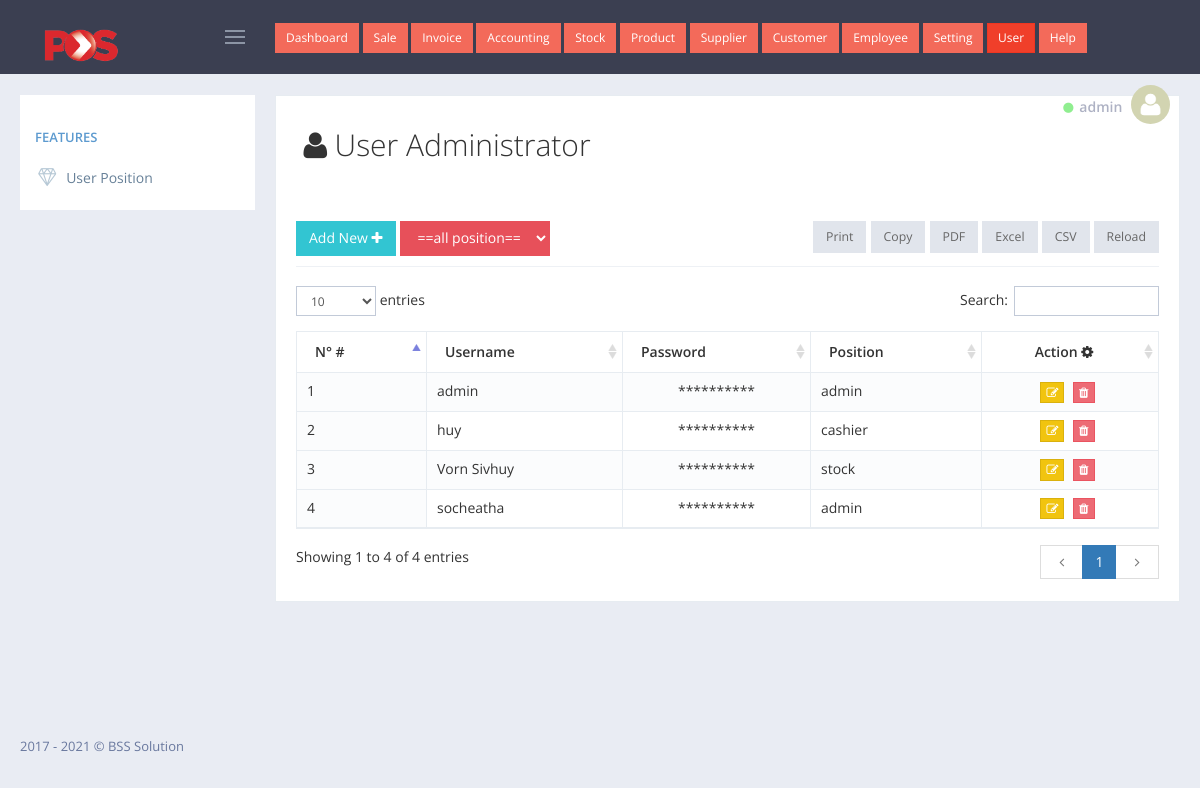
The app's page /admin/user/index.php (signed in) with its own data.
### tables this page shows
CREATE TABLE `tbl_pos_invoice` (
  `transaction_id` int(6) UNSIGNED ZEROFILL NOT NULL,
  `inv_no` int(200) NOT NULL,
  `cashier_name` varchar(100) NOT NULL,
  `user_id` int(11) NOT NULL,
  `cus` int(11) NOT NULL,
  `date_sell` date NOT NULL,
  `amount` decimal(10,2) NOT NULL,
  `vat` decimal(10,2) NOT NULL,
  `pay_dollar` decimal(10,2) NOT NULL,
  `pay_riel` varchar(111) NOT NULL
);

CREATE TABLE `tbl_pos_user` (
  `id` int(200) NOT NULL,
  `username` varchar(200) NOT NULL,
  `password` varchar(200) NOT NULL,
  `position_id` int(200) NOT NULL
);

CREATE TABLE `tbl_pos_position` (
  `position_id` int(20) NOT NULL,
  `position` varchar(200) NOT NULL,
  `note` varchar(200) NOT NULL
);

### admin/user/index.php (the view, shortened to what this page needs)
<?php
    include_once '../../config/database.php';
    include_once '../layout/header.php';
?>
<div class="portlet light bordered">
    <div class="row">
        <div class="col-xs-12">
            <h2><i class="fa fa-user fa-fw"></i>User Administrator</h2>
        </div>
    </div>
    <br>
    <br>
    <div class="portlet-title">
        <div class="caption font-dark">
            <a href="add.php" id="sample_editable_1_new" class="btn green"> Add New
                <i class="fa fa-plus"></i>
            </a>
                <select name="txt_postition" form="form_search" class="btn red" onchange="this.form.submit()">
                    <option value="">==all position==</option>
                </select>
        </div>
    </div>
    <div class="portlet-body">
        <div id="sample_1_wrapper" class="dataTables_wrapper">
            <table class="table table-striped table-bordered table-hover dataTable dtr-inline " id="sample_2" role="grid" aria-describedby="sample_1_info">
                <thead>
                    <tr role="row">
                        <th>N&deg; #</th>
                        <th>Username</th>
                        <th>Password</th>
                        <th>Position</th>
                        <th class="text-center">Action <i class="fa fa-cog fa-spin"></i></th>
                    </tr>
                </thead>
                <tbody>
                    <?php
                        if(@$_GET['txt_postition'] != ""){
                            $v_position = @$_GET['txt_postition'];
                            $user_query = $connect->query("SELECT * FROM  tbl_pos_user AS U LEFT JOIN tbl_pos_position AS P ON U.position_id=P.position_id WHERE U.position_id='$v_position'");
                        }else{
                            $user_query = $connect->query("SELECT * FROM  tbl_pos_user AS U LEFT JOIN tbl_pos_position AS P ON U.position_id=P.position_id");
                        }
                        $no = 0;
                        while ($row_user = mysqli_fetch_object($user_query)) {
                            echo '<tr>';
                                echo "<td>".(++$no)."</td>";
                                echo "<td>$row_user->username</td>";
                                echo "<td class='text-center'>**********</td>";
                                echo "<td>$row_user->position</td>";
                                echo '<td class="text-center">';
                                    echo '<a href="edit.php?edit_id='.$row_user->id.'" class="btn btn-xs btn-warning" title="edit"><i class="fa fa-edit"></i></a> ';
                                    echo '<a href="delete.php?del_id='.$row_user->id.'" onclick="return confirm(\'Are u sure to  delete this user?\')" class="btn btn-xs btn-danger" title="delete"><i class="fa fa-trash"></i></a> ';
                                    echo '</td>';
                            echo '</tr>';
                        }
                    ?>
                </tbody>
            </table>
        </div>
    </div>
</div>
<?php include_once '../layout/footer.php' ?>

### admin/layout/header.php (shortened to what this page needs)
<!DOCTYPE html>
<html lang="en">
    <head>
        <link href="../../assets/global/plugins/font-awesome/css/font-awesome.min.css" rel="stylesheet" type="text/css" />
        <link href="../../assets/global/plugins/simple-line-icons/simple-line-icons.min.css" rel="stylesheet" type="text/css" />
        <link href="../../assets/global/plugins/bootstrap/css/bootstrap.min.css" rel="stylesheet" type="text/css" />
        <link href="../../assets/global/plugins/bootstrap-switch/css/bootstrap-switch.min.css" rel="stylesheet" type="text/css" />
        <link href="../../assets/global/plugins/datatables/datatables.min.css" rel="stylesheet" type="text/css" />
        <link href="../../assets/global/plugins/datatables/plugins/bootstrap/datatables.bootstrap.css" rel="stylesheet" type="text/css" />
        <link href="../../assets/global/plugins/bootstrap-datepicker/css/bootstrap-datepicker3.min.css" rel="stylesheet" type="text/css" />
        <link href="../../assets/global/css/components.min.css" rel="stylesheet" id="style_components" type="text/css" />
        <link href="../../assets/global/css/plugins.min.css" rel="stylesheet" type="text/css" />
        <link href="../../assets/layouts/layout4/css/layout.min.css" rel="stylesheet" type="text/css" />
        <link href="../../assets/layouts/layout4/css/themes/default.min.css" rel="stylesheet" type="text/css" id="style_color" />
        <link href="../../assets/layouts/layout4/css/custom.min.css" rel="stylesheet" type="text/css" />
    </head>
    <body class="page-container-bg-solid page-header-fixed page-sidebar-closed-hide-logo">
        <div class="page-header navbar navbar-fixed-top">
            <div class="page-header-inner ">
                <div class="page-logo">
                    <a href="../../index.php">
                        <img src="../../img/img_logo/Pos_Malaysia_Logo.png" width="100px" alt="logo" class="logo-default" />
                    </a>
                    <div class="menu-toggler sidebar-toggler">
                    </div>
                </div>
                <?php include_once('top_navigation.php') ?>
                <div class="page-top">
                    <div class="top-menu">
                        <ul class="nav navbar-nav pull-right">
                            <li class="dropdown dropdown-user dropdown-dark">
                                <a href="javascript:;" class="dropdown-toggle" data-toggle="dropdown" data-hover="dropdown" data-close-others="true">
                                    <small><i class="fa fa-circle" style="color: lightgreen;"></i></small>
                                    <span class="username username-hide-on-mobile"> <?= @$_SESSION['user']->username ?> </span>
                                    <img alt="" class="img-circle" src="../../img/img_user/blank.png" /> </a>
                            </li>
                        </ul>
                    </div>
                </div>
            </div>
        </div>
        <div class="page-container">
            <div class="page-content-wrapper">
                <div class="page-content" style="transform: translate(0px,-10px);">

### records on screen
tbl_pos_invoice: cashier_name "admin"
tbl_pos_user: username "admin", position.position "admin"
tbl_pos_user: username "huy", position.position "cashier"
tbl_pos_user: username "Vorn Sivhuy", position.position "stock"
tbl_pos_user: username "socheatha", position.position "admin"
